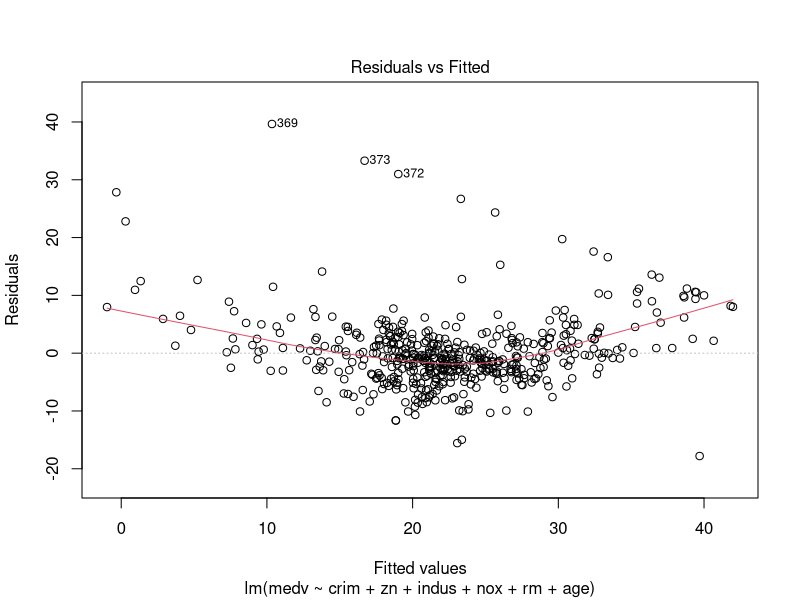
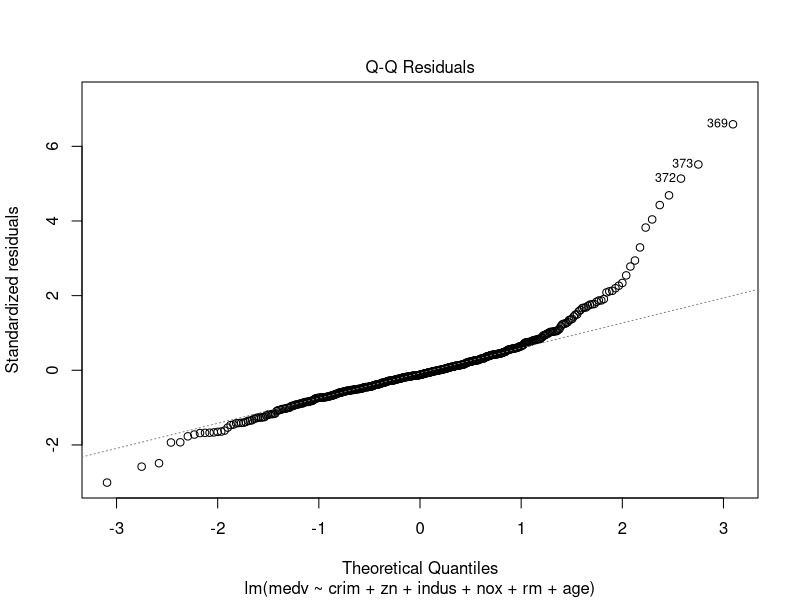
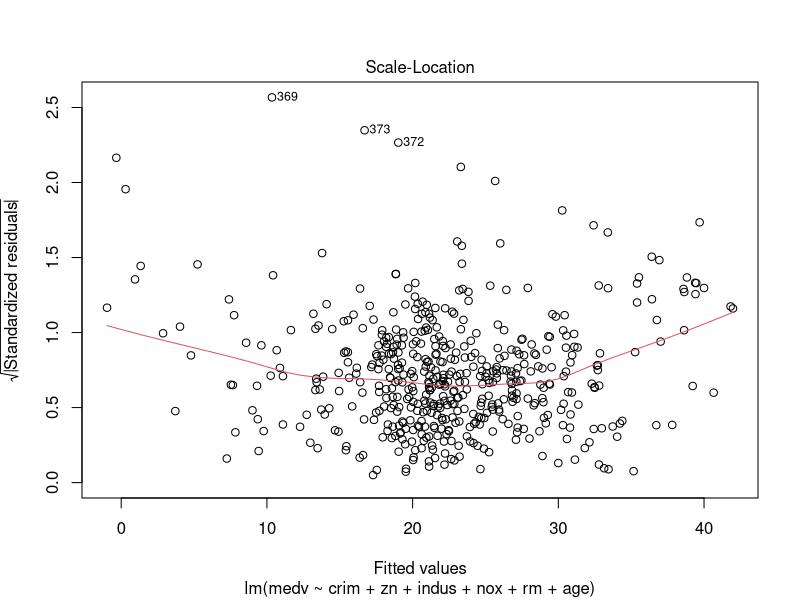
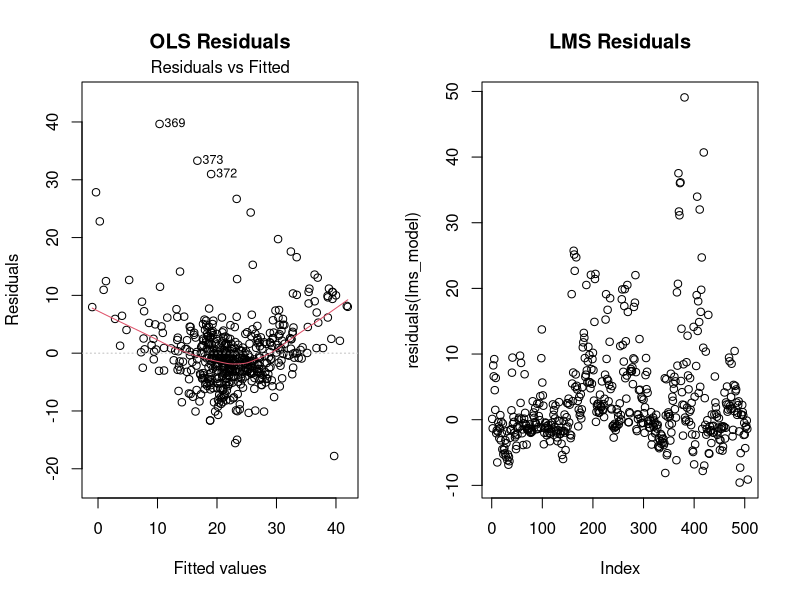

R code for these plots, in order:
## ---- chunk 1
knitr::opts_chunk$set(echo = TRUE)
## ---- chunk 2
library(MASS)
names(Boston)
head(Boston)
lm_model <- lm(medv ~ crim + zn + indus + nox + rm + age, Boston)
summary(lm_model)
## ---- chunk 3
plot(lm_model, which = 1)
## ---- chunk 4
plot(lm_model, which = 2)
shapiro.test(residuals(lm_model))
## ---- chunk 5
library(lmtest)
bptest(lm_model)
plot(lm_model, which = 3)
## ---- chunk 6
library(lmtest)
dwtest(lm_model)
## ---- chunk 7
lms_model <-
  lqs(medv ~ crim + zn + indus + nox + rm + age, Boston, method = "lms")

lms_model
## ---- chunk 8
# Coefficients of the OLS model
coef(lm_model)

# Coefficients of the LMS model
coef(lms_model)

# Plot residuals for OLS vs LMS
par(mfrow = c(1, 2))
plot(lm_model, which = 1, main = "OLS Residuals")
plot(residuals(lms_model), main = "LMS Residuals")
